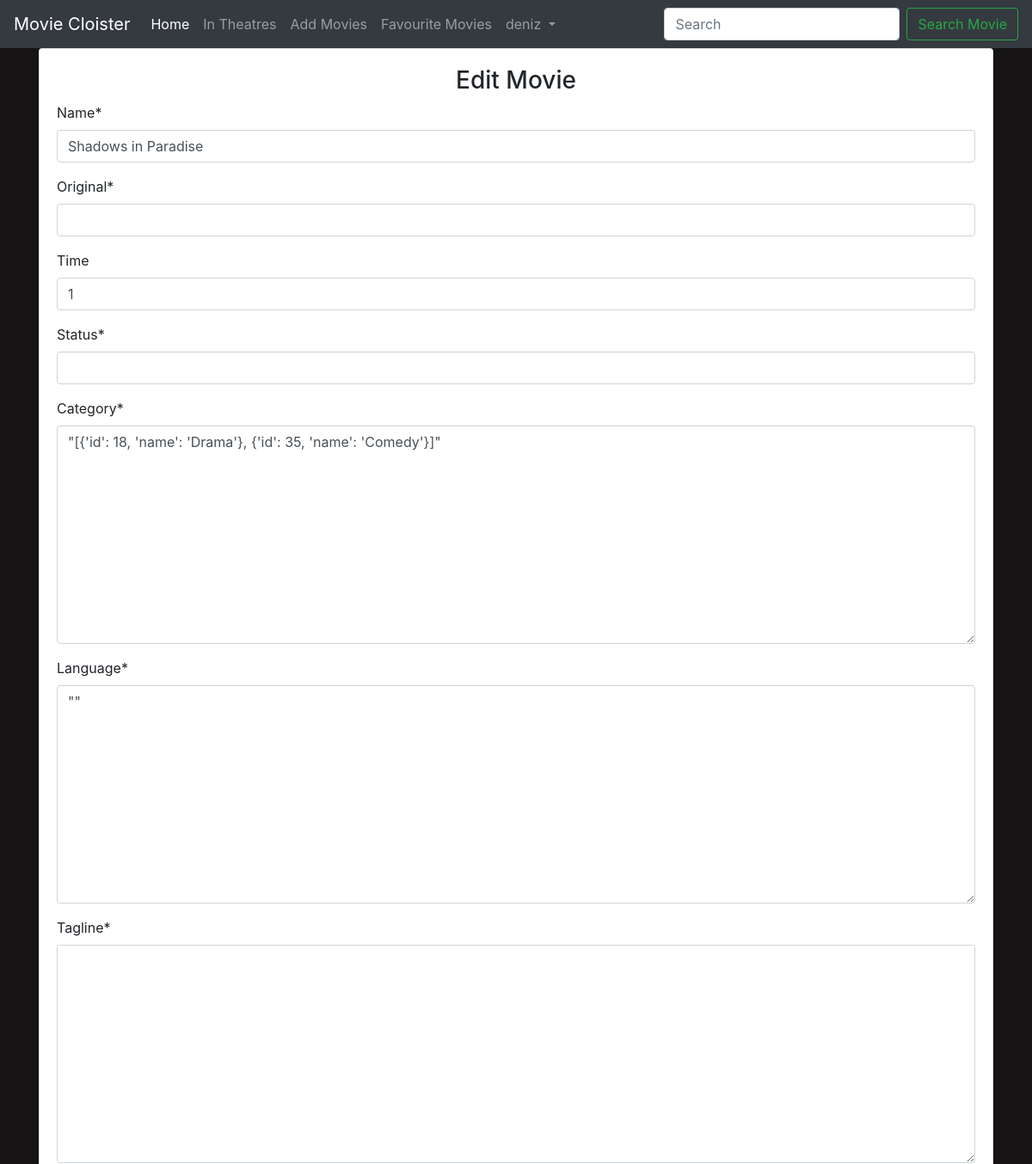
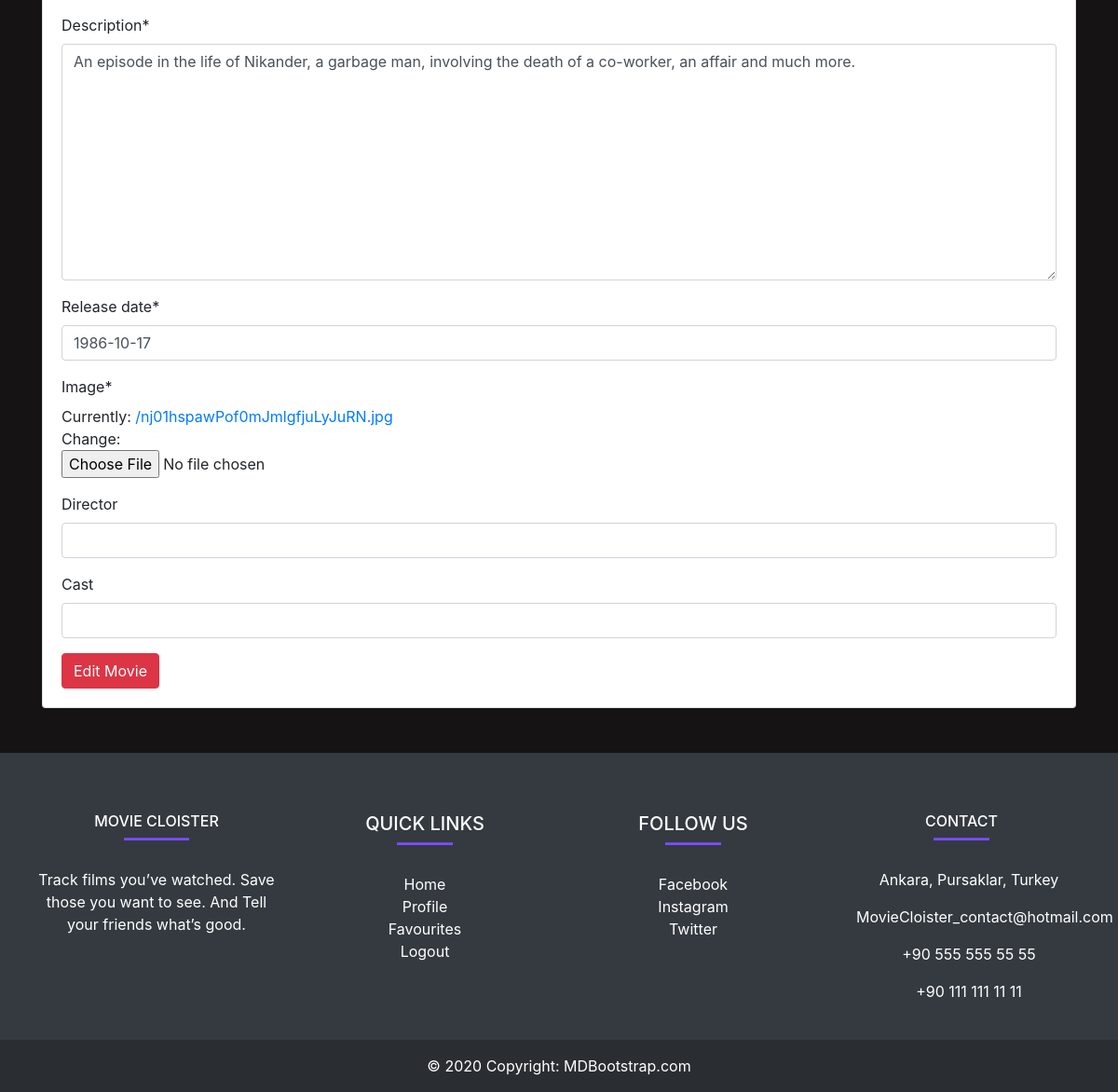
The app's page /editmovies/4190/ (signed in) with its own data (2 pictures, top to bottom).
### main/models.py (models this page shows, shortened)
class Movie(models.Model):
    name = models.CharField(max_length=300)
    original = models.CharField(max_length=300, default='')
    status = models.CharField(max_length=100, default='')
    time = models.IntegerField(default=1, blank=True, null=True)
    director = models.CharField(max_length=300)
    cast = models.CharField(max_length=800, blank=True)
    description = models.TextField(max_length=5000)
    tagline = models.TextField(max_length=1000, default='')
    release_date = models.DateField()
    averageRating = models.FloatField(default=0)
    image = models.ImageField(default=None, null=True)
    category = jsonfield.JSONField(default=dict)
    language = jsonfield.JSONField()
    favourites = models.ManyToManyField(User, related_name='favourite', default=None, blank=True)

### main/views.py (the view, shortened to what this page needs)
# urls.py: path('editmovies/<int:id>/', views.EditMoviesView.as_view(), name="edit_movies"),
class EditMoviesView(View):
    def get(self, request, id):
        if request.user.is_authenticated:
            if request.user.is_superuser:
                movie = Movie.objects.get(id=id)
                form = MovieForm(instance=movie)
                return render(request, "main/addmovies.html", {"form": form, "controller": "Edit Movie"})
            else:
                return redirect("main:home")
        else:
            return redirect("accounts:login")

### main/forms.py
class MovieForm(forms.ModelForm):
    director = forms.CharField(required=False)
    cast = forms.CharField(required=False)
    class Meta:
        model = Movie
        fields = (
            'name', 'original', 'time', 'status', 'category', 'language', 'tagline', 'description',
            'release_date', 'image', 'director', 'cast'
        )
        widgets = {
        }

### main/templates/main/addmovies.html (shortened to what this page needs)
{% extends 'main/base.html' %}
{% load crispy_forms_tags %}
{% block content %}
<div class="container">
    <div class="card">
        <div class="card-body">
            <h3 class = "text-center">{{ controller }}</h3>
            <form acion="" method="POST">
            {{ form | crispy }}
            <input type="submit" value="{{ controller }}" class="btn btn-danger">
            </form>
        </div>
    </div>
</div>
{% endblock %}

### main/templates/main/base.html (shortened to what this page needs)
<!doctype html>
<html lang="en">
  <head>
    <link rel="stylesheet" href="https://cdn.jsdelivr.net/npm/bootstrap@4.6.2/dist/css/bootstrap.min.css">
   {% load staticfiles %}
    <link rel="stylesheet" href="{% static 'main.css' %}" >
  </head>
  <body>
<nav class="navbar navbar-expand-lg navbar-dark bg-dark text-white">
  <a class="navbar-brand" href="{% url 'main:home' %}">Movie Cloister</a>
  <div class="collapse navbar-collapse" id="navbarSupportedContent">
    <ul class="navbar-nav mr-auto">
      <li class="nav-item active">
        <a class="nav-link" href="{% url 'main:home' %}">Home <span class="sr-only">(current)</span></a>
      </li>
         <li class="nav-item">
              <a class="nav-link" href="{% url 'main:theatres' %}">In Theatres</a>
            </li>
      {% if request.user.is_authenticated %}
          {% if request.user.is_superuser %}
            <li class="nav-item">
              <a class="nav-link" href="{% url 'main:add_movies' %}">Add Movies</a>
            </li>
          {% endif%}
       <li class="nav-item">
            <a class="nav-link" href="{% url 'main:favourite_list' %}">Favourite Movies</a>
          </li>
       {% endif %}
      {% if user.is_authenticated %}
      <li class="nav-item dropdown">
        <a class="nav-link dropdown-toggle" href="#" role="button" data-toggle="dropdown" aria-expanded="false">
          {{ user.username }}
        </a>
      </li>
      {% endif %}
    </ul>
    <form class="form-inline my-2 my-lg-0" method="GET" action="{% url 'main:home' %}">
      <input class="form-control mr-sm-2" type="search" placeholder="Search" aria-label="Search" name="title">
      <button class="btn btn-outline-success my-2 my-sm-0" type="submit">Search Movie</button>
    </form>
  </div>
</nav>
    {% block content %}
    {% endblock %}
<br/><br/>
<footer class="bg-dark text-center text-white">
  <div class="container p-4">
    <section class="">
      <div class="row">
        <div class="row mt-3">
          <div class="col-md-3 col-lg-4 col-xl-3 mx-auto mb-4">
            <h6 class="text-uppercase fw-bold">Movie Cloister</h6>
            <hr
                class="mb-4 mt-0 d-inline-block mx-auto"
                style="width: 70px; background-color: #7c4dff; height: 2px"
                />
            <p>
             Track films you’ve watched. Save those you want to see. And Tell your friends what’s good.
            </p>
          </div>
        <div class="col-lg-3 col-md-6 mb-4 mb-md-0">
          <h5 class="text-uppercase">Quick Links</h5>
          <hr
                class="mb-4 mt-0 d-inline-block mx-auto"
                style="width: 60px; background-color: #7c4dff; height: 2px"
                />
        {% if user.is_authenticated %}
          <ul class="list-unstyled mb-0">
            <li>
              <a href="{% url 'main:home' %}" class="text-white">Home</a>
            </li>
            <li>
              <a href="{% url 'accounts:profile' %}" class="text-white">Profile</a>
            </li>
            <li>
              <a href="{% url 'main:favourite_list' %}" class="text-white">Favourites</a>
            </li>
            <li>
              <a href="{% url 'accounts:logout' %}" class="text-white">Logout</a>
            </li>
          </ul>
          {% endif %}
        </div>
        <div class="col-lg-3 col-md-6 mb-4 mb-md-0">
          <h5 class="text-uppercase">Follow Us</h5>
          <hr
                class="mb-4 mt-0 d-inline-block mx-auto"
                style="width: 60px; background-color: #7c4dff; height: 2px"
                />
          <ul class="list-unstyled mb-0">
            <li>
              <a href="https://www.facebook.com/tcyaprakdeniz.kevinc.9" class="text-white">Facebook</a>
            </li>
            <li>
              <a href="https://www.instagram.com/rhincodontidae_/" class="text-white">Instagram</a>
            </li>
            <li>
              <a href="https://twitter.com/deredogo" class="text-white">Twitter</a>
            </li>
          </ul>
        </div>
          <div class="col-md-4 col-lg-3 col-xl-3 mx-auto mb-md-0 mb-4">
            <h6 class="text-uppercase fw-bold">Contact</h6>
            <hr
                class="mb-4 mt-0 d-inline-block mx-auto"
                style="width: 60px; background-color: #7c4dff; height: 2px"
                />
            <p> Ankara, Pursaklar, Turkey</p>
            <p> MovieCloister_contact@hotmail.com</p>
            <p> +90 555 555 55 55</p>
            <p> +90 111 111 11 11</p>
          </div>
      </div>
    </section>
  </div>
  <div class="text-center p-3" style="background-color: rgba(0, 0, 0, 0.2)">
    © 2020 Copyright:
    <a class="text-white" href="https://mdbootstrap.com/">MDBootstrap.com</a>
  </div>
</footer>
  </body>
</html>

### main/static/main.css (style rules this page uses)
body { background-color: #151313; }

### records on screen
Movie: name "Shadows in Paradise", time "1", category "\"[{'id': 18, 'name': 'Drama'}, {'id': 35, 'name': 'Comedy'}]\"", language "\"\"", description "An episode in the life of Nikander, a garbage man, involving the death of a co-worker, an affair and much more.", release_date "1986-10-17"

### other values on screen
{{ user.username }} "deniz"
{{ controller }} "Edit Movie"
